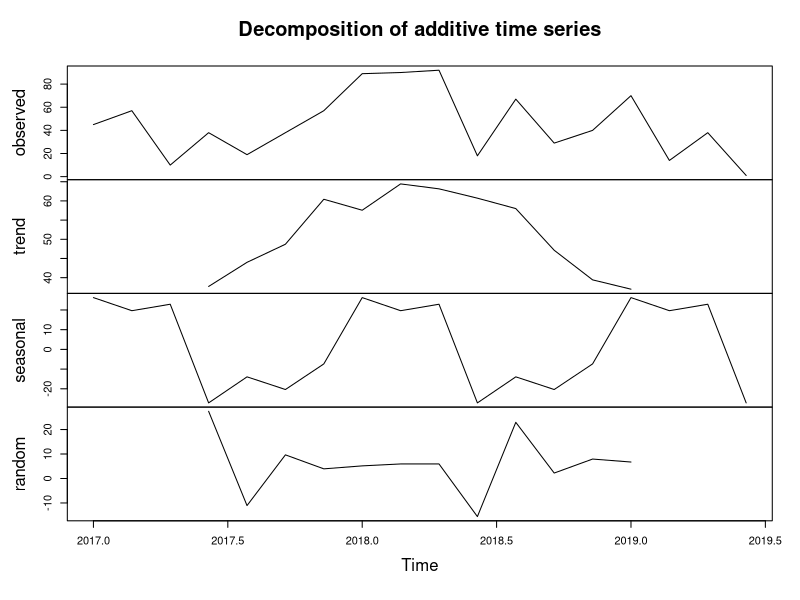

Write R code to recreate this figure.
a=ts(c(45,57,10,38,19,38,57,89,90,92,18,67,29,40,70,14,38,1),frequency=7,start=c(2017))
print(a)
f=decompose(a)
plot(f)
